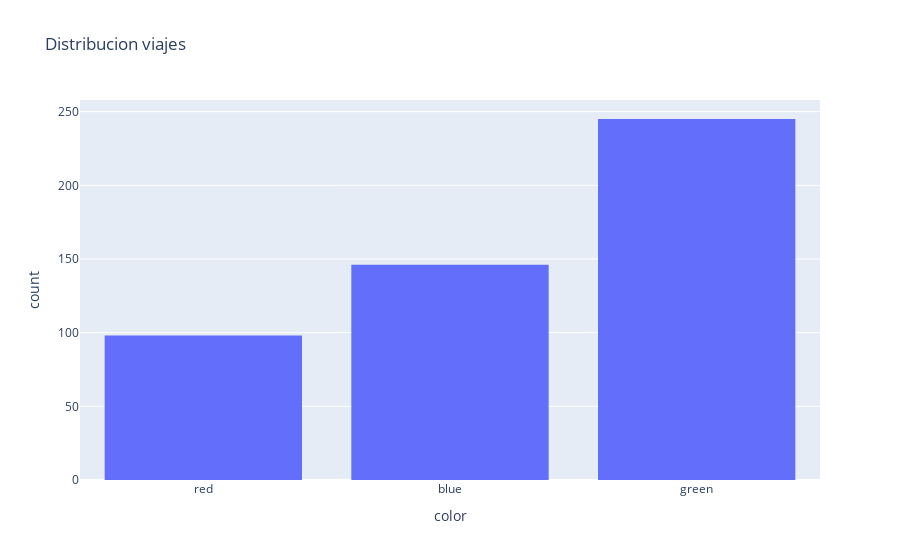

This figure's notebook cell:
### Code cell
fig = px.histogram(hist_df, x='color', title='Distribucion viajes')
fig.show()

### Figure 1 — Plotly figure (JSON) as saved in the notebook; plotly's stock layout.template omitted (floating-point values rounded to 4 significant figures; data arrays with more than 128 entries replaced by an {"elided": "..."} marker saying what was removed)
{"data": [{"bingroup": "x", "hovertemplate": "color=%{x}<br>count=%{y}<extra></extra>", "legendgroup": "", "marker": {"color": "#636efa", "pattern": {"shape": ""}}, "name": "", "orientation": "v", "showlegend": false, "type": "histogram", "x": {"elided": "489 str values"}, "xaxis": "x", "yaxis": "y"}], "layout": {"barmode": "relative", "legend": {"tracegroupgap": 0}, "title": {"text": "Distribucion viajes"}, "xaxis": {"anchor": "y", "domain": [0, 1], "title": {"text": "color"}}, "yaxis": {"anchor": "x", "domain": [0, 1], "title": {"text": "count"}}}}
